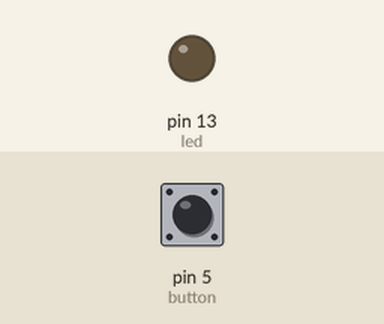
Simulated run of this sketch. Board: Arduino Uno, built with avr-gcc and run on an emulated ATmega328P. Parts: output pins drawn as LEDs (lit = HIGH). Inputs (shaded band) come from the test bench; at power-on: pin 5 (button) LOW. What the sketch prints to the serial monitor is not drawn.

Above: at 1.2 s.
1.3 s: pin 5 (button) pulled HIGH for 0.15 s
At 1.38 s:
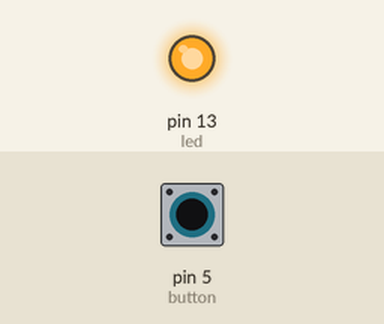
2.9 s: pin 5 (button) pulled HIGH for 3.2 s
At 7.4 s:
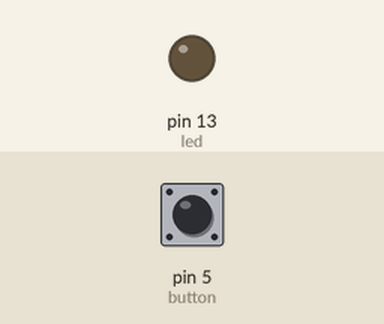
Timing chart, 0 to 8.9 s (numbered marks = the images above; inputs shaded):
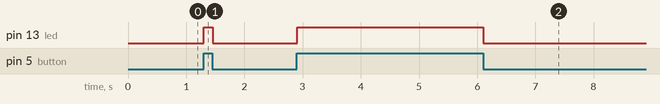

The sketch:

Debounce_millis.ino
```cpp
int last;
int led=13;
int button=5;
int time=0;
int counter=0;
void setup() {
  // put your setup code here, to run once:
pinMode(led,OUTPUT);
pinMode(button,INPUT);
Serial.begin(9600);
}
int debounce(int lastx)
{
 int a;
  int current= digitalRead(button);
  if(lastx==current)
  {
  return lastx;

  }
  else
  a=millis();
  while(millis()<=(a+10))
    current=digitalRead(button);
  return current;
 }
void loop() {

int n;
last=digitalRead(5);
n=debounce(last);
Serial.println(n);
digitalWrite(led,n);
}
```

Measured:
- after the input at 1.3 s, pin 13 (led): LOW → HIGH at once, → LOW 0.15 s later
- after the input at 2.9 s, pin 13 (led): LOW → HIGH at once, → LOW 3.2 s later
